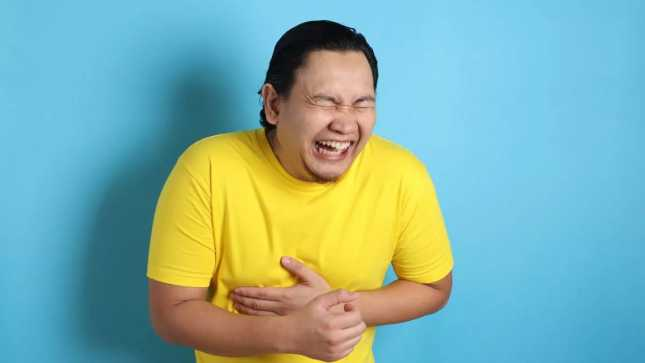
#> input picture image.jpg, 645 x 363 px, found by its file name
$ python 'implementasikan konsep deteksi tepi.py'
#> lines starting #> are read from the running program, lines starting #| are printed output that depends on the picture
import numpy as np
import matplotlib.pyplot as plt
import imageio.v2 as imageio

# Fungsi untuk mengaplikasikan operator Roberts
def roberts_operator(image):
    kernel_x = np.array([[1, 0], [0, -1]], dtype=np.float32)
    kernel_y = np.array([[0, 1], [-1, 0]], dtype=np.float32)

    # Konvolusi dengan kernel Roberts
    gradient_x = convolve2d(image, kernel_x, mode='same')
    gradient_y = convolve2d(image, kernel_y, mode='same')

    # Menggabungkan gradien
    gradient_magnitude = np.sqrt(gradient_x**2 + gradient_y**2)
    return gradient_magnitude

# Fungsi untuk mengaplikasikan operator Sobel
def sobel_operator(image):
    kernel_x = np.array([[-1, 0, 1], [-2, 0, 2], [-1, 0, 1]], dtype=np.float32)
    kernel_y = np.array([[-1, -2, -1], [0, 0, 0], [1, 2, 1]], dtype=np.float32)

    # Konvolusi dengan kernel Sobel
    gradient_x = convolve2d(image, kernel_x, mode='same')
    gradient_y = convolve2d(image, kernel_y, mode='same')

    # Menggabungkan gradien
    gradient_magnitude = np.sqrt(gradient_x**2 + gradient_y**2)
    return gradient_magnitude

# Fungsi untuk melakukan konvolusi 2D
def convolve2d(image, kernel, mode='same'):
    return np.absolute(np.fft.ifft2(np.fft.fft2(image) * np.fft.fft2(kernel, s=image.shape))).astype(np.float32)

# Membaca citra
image = imageio.imread(r'Downloads\image.jpg', mode='F')  # Menggunakan mode='F' untuk grayscale
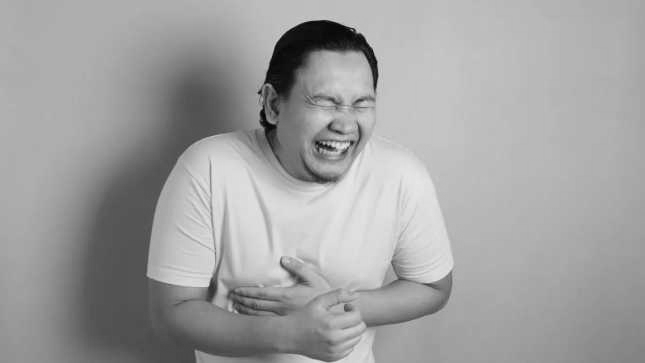
#> image: shape (363, 645) float32; min 1.48, max 233.5, mean 161.1

# Mengaplikasikan operator Roberts
roberts_edge = roberts_operator(image)
#> in convolve2d, `return np.absolute(np.fft.ifft2(np.fft.fft2(image) * np.fft.fft2(kerne..`:
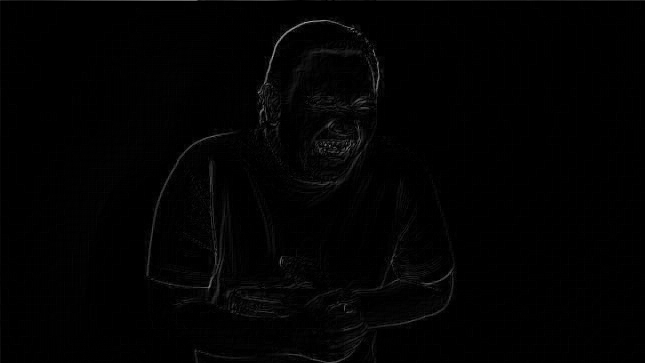
#> returned value: shape (363, 645) float32; min 1.1e-16, max 164.7, mean 2.4

# Mengaplikasikan operator Sobel
sobel_edge = sobel_operator(image)
#> call 3 of convolve2d, with kernel = array of shape (3, 3), mode = 'same'
#> in convolve2d (call 3), `return np.absolute(np.fft.ifft2(np.fft.fft2(image) * np.fft.fft2(kerne..`:
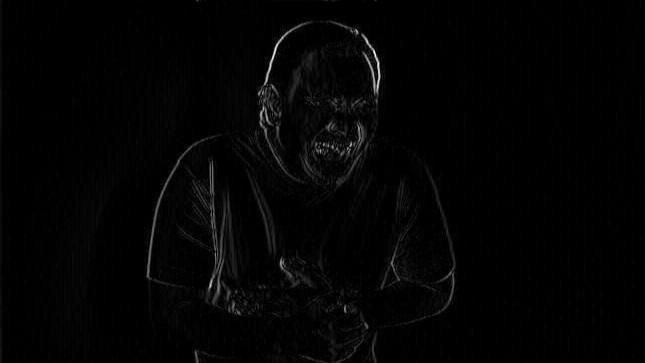
#> returned value: shape (363, 645) float32; min 3.72e-18, max 715.3, mean 10.8; drawn with min black and max white
#> call 4 of convolve2d, with kernel = array of shape (3, 3), mode = 'same'
#> in convolve2d (call 4), `return np.absolute(np.fft.ifft2(np.fft.fft2(image) * np.fft.fft2(kerne..`:
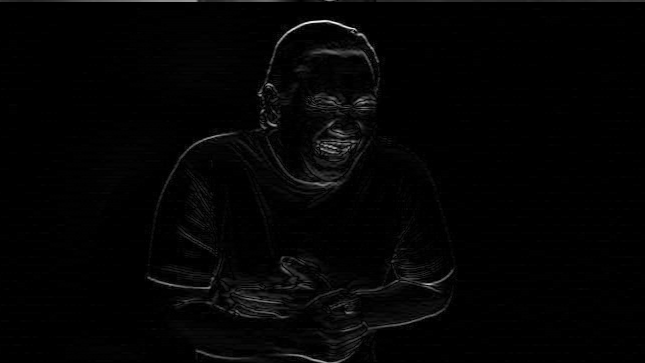
#> returned value: shape (363, 645) float32; min 2.33e-16, max 715.7, mean 11.4; drawn with min black and max white

# Menampilkan hasil
plt.figure(figsize=(12, 6))

plt.subplot(1, 3, 1)
plt.imshow(image, cmap='gray')
plt.title('Citra Asli')
plt.axis('off')

plt.subplot(1, 3, 2)
plt.imshow(roberts_edge, cmap='gray')
plt.title('Deteksi Tepi Roberts')
plt.axis('off')

plt.subplot(1, 3, 3)
plt.imshow(sobel_edge, cmap='gray')
plt.title('Deteksi Tepi Sobel')
plt.axis('off')

plt.show()
